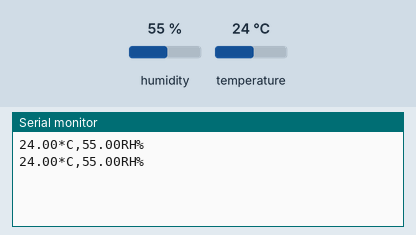
Simulated run of this sketch. Board: Arduino Uno, built with avr-gcc and run on an emulated ATmega328P. On the bench: the last lines printed to the serial monitor. The inputs (shaded band) are chosen by the test bench; at power-on: humidity 55 %, temperature 24 °C.

Above: at 3.3 s.
3.4 s: humidity set to 22 %
At 5.6 s:
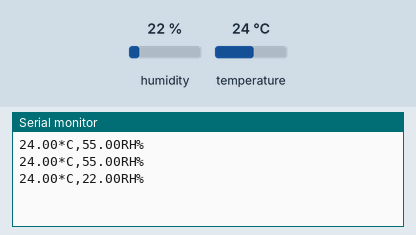
6.7 s: temperature set to 12 °C
At 8.4 s:
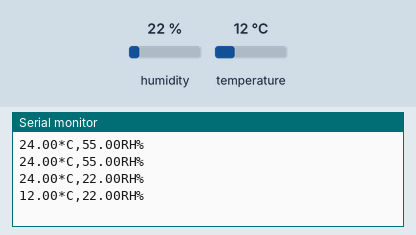
10.0 s: humidity set to 40 %
At 11.2 s:
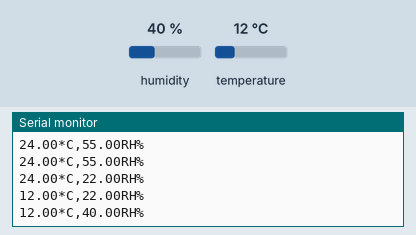
Timing chart, 0 to 13.0 s (numbered marks = the images above; inputs shaded):
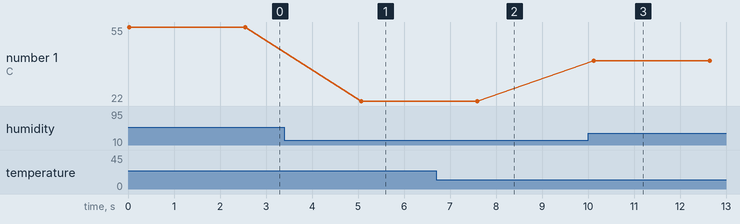

The sketch:

humidity_and_temp_sensor.ino
```cpp
#include<SimpleDHT.h>
float temperature=0;
float humidity=0;
int pinDHT22=5;

SimpleDHT22 dht22(pinDHT22);

void setup()
{
  Serial.begin(115200);
}

void loop() {
  int err=SimpleDHTErrSuccess;
  if((err=dht22.read2(&temperature,&humidity,NULL))!=SimpleDHTErrSuccess){
    Serial.print("Read DHT22 failed, err=");
    Serial.println(err);
    delay(2000);
    return;
  }
  Serial.print((float)temperature); Serial.print("*C,");
  Serial.print((float)humidity); Serial.println("RH%");
  //FHT22 sampling rate is 0.5Hz.
  delay(2500);
}
```

Measured:
- after the input at 3.4 s, the serial monitor: prints a new line after 1.7 s (image 1)
- after the input at 6.7 s, the serial monitor: prints a new line after 0.90 s (image 2)
- after the input at 10.0 s, the serial monitor: prints a new line after 0.12 s (image 3)
- plotted number 1: 55 → 22 after the input at 3.4 s, 22 → 40 after the input at 10.0 s
